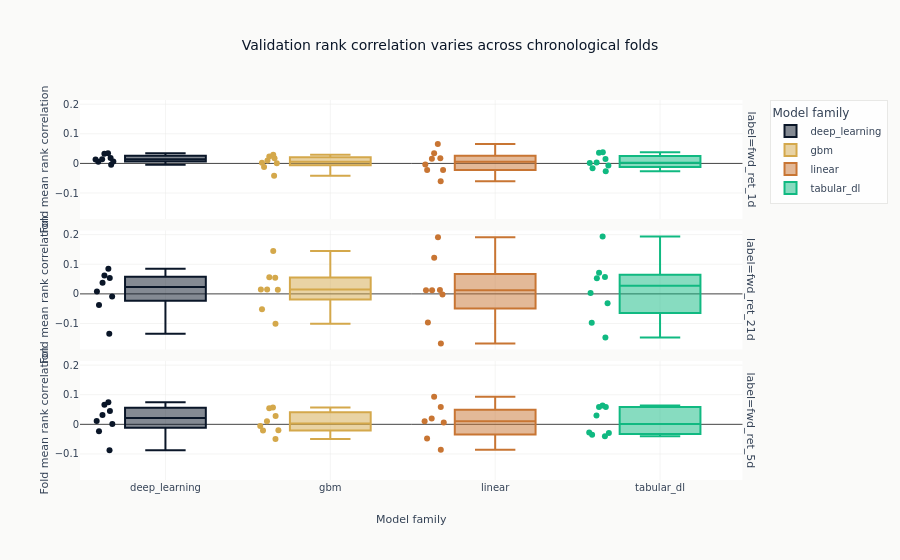

Write notebook code for a chart like this one.
### Code cell
fold_figure = px.box(
    fold_metrics,
    x="family",
    y="ic_mean",
    color="family",
    facet_row="label",
    points="all",
    title="Validation rank correlation varies across chronological folds",
    labels={"family": "Model family", "ic_mean": "Fold mean rank correlation"},
)
fold_figure.show()

### Figure 1 — Plotly figure (JSON) as saved in the notebook; plotly's stock layout.template omitted (floating-point values rounded to 4 significant figures)
{"data": [{"alignmentgroup": "True", "boxpoints": "all", "hovertemplate": "Model family=%{x}<br>label=fwd_ret_1d<br>Fold mean rank correlation=%{y}<extra></extra>", "legendgroup": "deep_learning", "marker": {"color": "#0a1628"}, "name": "deep_learning", "notched": false, "offsetgroup": "deep_learning", "orientation": "v", "showlegend": true, "type": "box", "x": ["deep_learning", "deep_learning", "deep_learning", "deep_learning", "deep_learning", "deep_learning", "deep_learning", "deep_learning"], "x0": " ", "xaxis": "x3", "y": [0.034, 0.01418, 0.00591, 0.006359, 0.03298, 0.01798, 0.01349, -0.004576], "y0": " ", "yaxis": "y3"}, {"alignmentgroup": "True", "boxpoints": "all", "hovertemplate": "Model family=%{x}<br>label=fwd_ret_21d<br>Fold mean rank correlation=%{y}<extra></extra>", "legendgroup": "deep_learning", "marker": {"color": "#0a1628"}, "name": "deep_learning", "notched": false, "offsetgroup": "deep_learning", "orientation": "v", "showlegend": false, "type": "box", "x": ["deep_learning", "deep_learning", "deep_learning", "deep_learning", "deep_learning", "deep_learning", "deep_learning", "deep_learning"], "x0": " ", "xaxis": "x2", "y": [0.008358, 0.05408, -0.0089, 0.03736, -0.1343, 0.08465, 0.06175, -0.03742], "y0": " ", "yaxis": "y2"}, {"alignmentgroup": "True", "boxpoints": "all", "hovertemplate": "Model family=%{x}<br>label=fwd_ret_5d<br>Fold mean rank correlation=%{y}<extra></extra>", "legendgroup": "deep_learning", "marker": {"color": "#0a1628"}, "name": "deep_learning", "notched": false, "offsetgroup": "deep_learning", "orientation": "v", "showlegend": false, "type": "box", "x": ["deep_learning", "deep_learning", "deep_learning", "deep_learning", "deep_learning", "deep_learning", "deep_learning", "deep_learning"], "x0": " ", "xaxis": "x", "y": [0.07498, 0.00116, 0.04536, 0.01165, -0.08762, 0.06638, 0.03177, -0.02346], "y0": " ", "yaxis": "y"}, {"alignmentgroup": "True", "boxpoints": "all", "hovertemplate": "Model family=%{x}<br>label=fwd_ret_1d<br>Fold mean rank correlation=%{y}<extra></extra>", "legendgroup": "gbm", "marker": {"color": "#D4A84B"}, "name": "gbm", "notched": false, "offsetgroup": "gbm", "orientation": "v", "showlegend": true, "type": "box", "x": ["gbm", "gbm", "gbm", "gbm", "gbm", "gbm", "gbm", "gbm"], "x0": " ", "xaxis": "x3", "y": [0.0002701, 0.02323, 0.02929, 0.01782, -0.01223, 0.009515, -0.04176, 0.001982], "y0": " ", "yaxis": "y3"}, {"alignmentgroup": "True", "boxpoints": "all", "hovertemplate": "Model family=%{x}<br>label=fwd_ret_21d<br>Fold mean rank correlation=%{y}<extra></extra>", "legendgroup": "gbm", "marker": {"color": "#D4A84B"}, "name": "gbm", "notched": false, "offsetgroup": "gbm", "orientation": "v", "showlegend": false, "type": "box", "x": ["gbm", "gbm", "gbm", "gbm", "gbm", "gbm", "gbm", "gbm"], "x0": " ", "xaxis": "x2", "y": [0.01361, -0.05217, 0.145, 0.05488, -0.101, 0.05651, 0.01483, 0.0144], "y0": " ", "yaxis": "y2"}, {"alignmentgroup": "True", "boxpoints": "all", "hovertemplate": "Model family=%{x}<br>label=fwd_ret_5d<br>Fold mean rank correlation=%{y}<extra></extra>", "legendgroup": "gbm", "marker": {"color": "#D4A84B"}, "name": "gbm", "notched": false, "offsetgroup": "gbm", "orientation": "v", "showlegend": false, "type": "box", "x": ["gbm", "gbm", "gbm", "gbm", "gbm", "gbm", "gbm", "gbm"], "x0": " ", "xaxis": "x", "y": [0.05417, -0.02119, 0.01057, 0.02815, -0.005345, 0.05726, -0.04984, -0.01987], "y0": " ", "yaxis": "y"}, {"alignmentgroup": "True", "boxpoints": "all", "hovertemplate": "Model family=%{x}<br>label=fwd_ret_1d<br>Fold mean rank correlation=%{y}<extra></extra>", "legendgroup": "linear", "marker": {"color": "#C87533"}, "name": "linear", "notched": false, "offsetgroup": "linear", "orientation": "v", "showlegend": true, "type": "box", "x": ["linear", "linear", "linear", "linear", "linear", "linear", "linear", "linear"], "x0": " ", "xaxis": "x3", "y": [0.01587, -0.0226, -0.003998, 0.03462, 0.01737, -0.02238, -0.06021, 0.06525], "y0": " ", "yaxis": "y3"}, {"alignmentgroup": "True", "boxpoints": "all", "hovertemplate": "Model family=%{x}<br>label=fwd_ret_21d<br>Fold mean rank correlation=%{y}<extra></extra>", "legendgroup": "linear", "marker": {"color": "#C87533"}, "name": "linear", "notched": false, "offsetgroup": "linear", "orientation": "v", "showlegend": false, "type": "box", "x": ["linear", "linear", "linear", "linear", "linear", "linear", "linear", "linear"], "x0": " ", "xaxis": "x2", "y": [0.01231, -0.1679, 0.0129, 0.122, -0.002302, 0.01193, -0.09658, 0.1909], "y0": " ", "yaxis": "y2"}, {"alignmentgroup": "True", "boxpoints": "all", "hovertemplate": "Model family=%{x}<br>label=fwd_ret_5d<br>Fold mean rank correlation=%{y}<extra></extra>", "legendgroup": "linear", "marker": {"color": "#C87533"}, "name": "linear", "notched": false, "offsetgroup": "linear", "orientation": "v", "showlegend": false, "type": "box", "x": ["linear", "linear", "linear", "linear", "linear", "linear", "linear", "linear"], "x0": " ", "xaxis": "x", "y": [0.01943, -0.04811, NaN, 0.05876, 0.01072, 0.006225, -0.08548, 0.09295], "y0": " ", "yaxis": "y"}, {"alignmentgroup": "True", "boxpoints": "all", "hovertemplate": "Model family=%{x}<br>label=fwd_ret_1d<br>Fold mean rank correlation=%{y}<extra></extra>", "legendgroup": "tabular_dl", "marker": {"color": "#10b981"}, "name": "tabular_dl", "notched": false, "offsetgroup": "tabular_dl", "orientation": "v", "showlegend": true, "type": "box", "x": ["tabular_dl", "tabular_dl", "tabular_dl", "tabular_dl", "tabular_dl", "tabular_dl", "tabular_dl", "tabular_dl"], "x0": " ", "xaxis": "x3", "y": [0.03571, -0.02612, 0.03802, 0.01507, -0.01611, -0.007338, 0.001743, 0.003335], "y0": " ", "yaxis": "y3"}, {"alignmentgroup": "True", "boxpoints": "all", "hovertemplate": "Model family=%{x}<br>label=fwd_ret_21d<br>Fold mean rank correlation=%{y}<extra></extra>", "legendgroup": "tabular_dl", "marker": {"color": "#10b981"}, "name": "tabular_dl", "notched": false, "offsetgroup": "tabular_dl", "orientation": "v", "showlegend": false, "type": "box", "x": ["tabular_dl", "tabular_dl", "tabular_dl", "tabular_dl", "tabular_dl", "tabular_dl", "tabular_dl", "tabular_dl"], "x0": " ", "xaxis": "x2", "y": [0.05287, -0.03172, 0.1941, 0.05687, -0.1471, 0.07174, 0.002821, -0.09734], "y0": " ", "yaxis": "y2"}, {"alignmentgroup": "True", "boxpoints": "all", "hovertemplate": "Model family=%{x}<br>label=fwd_ret_5d<br>Fold mean rank correlation=%{y}<extra></extra>", "legendgroup": "tabular_dl", "marker": {"color": "#10b981"}, "name": "tabular_dl", "notched": false, "offsetgroup": "tabular_dl", "orientation": "v", "showlegend": false, "type": "box", "x": ["tabular_dl", "tabular_dl", "tabular_dl", "tabular_dl", "tabular_dl", "tabular_dl", "tabular_dl", "tabular_dl"], "x0": " ", "xaxis": "x", "y": [0.05822, -0.02738, 0.05856, 0.03015, -0.04015, 0.06357, -0.03516, -0.02937], "y0": " ", "yaxis": "y"}], "layout": {"annotations": [{"font": {}, "showarrow": false, "text": "label=fwd_ret_5d", "textangle": 90, "x": 0.98, "xanchor": "left", "xref": "paper", "y": 0.1567, "yanchor": "middle", "yref": "paper"}, {"font": {}, "showarrow": false, "text": "label=fwd_ret_21d", "textangle": 90, "x": 0.98, "xanchor": "left", "xref": "paper", "y": 0.5, "yanchor": "middle", "yref": "paper"}, {"font": {}, "showarrow": false, "text": "label=fwd_ret_1d", "textangle": 90, "x": 0.98, "xanchor": "left", "xref": "paper", "y": 0.8433, "yanchor": "middle", "yref": "paper"}], "boxmode": "overlay", "legend": {"title": {"text": "Model family"}, "tracegroupgap": 0}, "title": {"text": "Validation rank correlation varies across chronological folds"}, "xaxis": {"anchor": "y", "categoryarray": ["deep_learning", "gbm", "linear", "tabular_dl"], "categoryorder": "array", "domain": [0.0, 0.98], "title": {"text": "Model family"}}, "xaxis2": {"anchor": "y2", "domain": [0.0, 0.98], "matches": "x", "showticklabels": false}, "xaxis3": {"anchor": "y3", "domain": [0.0, 0.98], "matches": "x", "showticklabels": false}, "yaxis": {"anchor": "x", "domain": [0.0, 0.3133], "title": {"text": "Fold mean rank correlation"}}, "yaxis2": {"anchor": "x2", "domain": [0.3433, 0.6567], "matches": "y", "title": {"text": "Fold mean rank correlation"}}, "yaxis3": {"anchor": "x3", "domain": [0.6867, 1.0], "matches": "y", "title": {"text": "Fold mean rank correlation"}}}}
